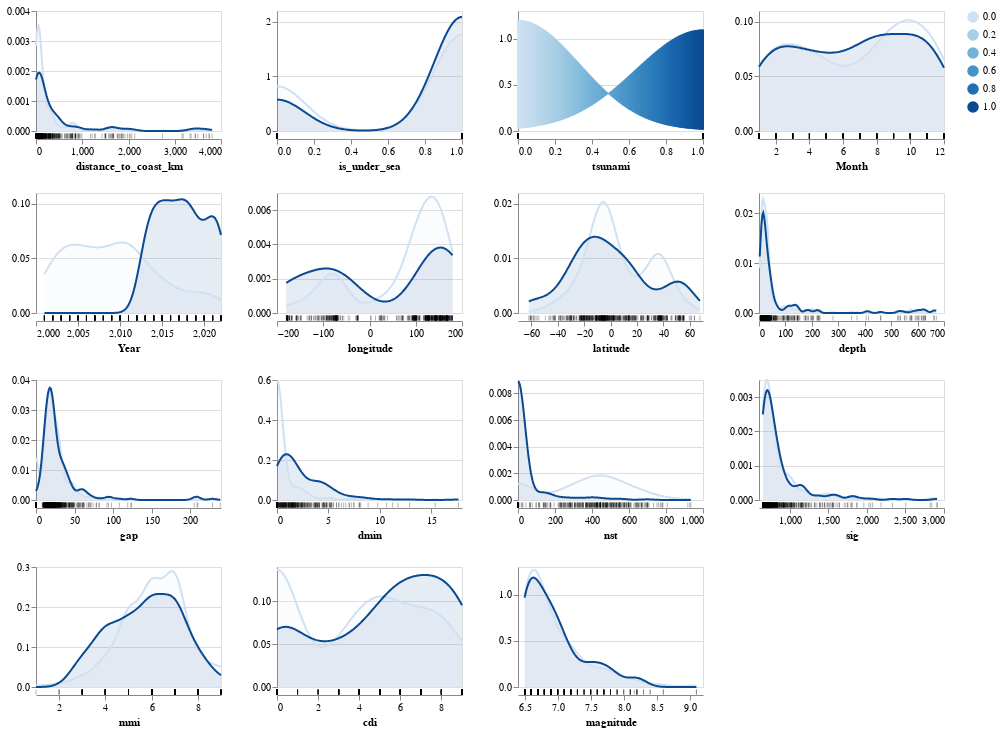

This figure's notebook cell:
### Code cell
aly.alt.data_transformers.enable('vegafusion')

aly.dist(train_df, color='tsunami', mark='area')
